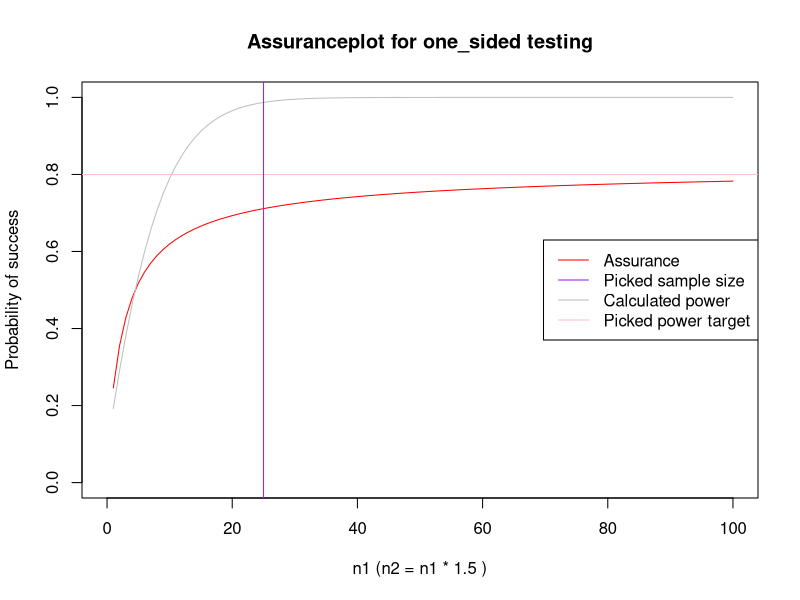

This chart was generated by the following R code:
library(stats)                                                            #Library that is used to some of the following functions

### Means new section ###
### XML
# Means comments or description to the specific line in the code

### Variables ###
## n1 - the group which receive treatment 1 / sample size 1
## n2 - the group which receive treatment 2 / sample size 2
## sd1 - The standard deviation for x^bar_1
## sd2 - The standard deviation for x^bar_2 
## alpha - The significant level
## m - mean of prior (same as delta')
## v - variance of prior
## n - the total sample size (used in power calculation)
## es - the true effect size used in power calculation (same as delta')
## sd - the standard deviation used in power calculation
## za_os/za_beta_os - The upper 100alpha% significant point of the standard normal distribution for one-sided test.
## za_ts/za_beta_ts - The upper 100alpha% significant point of the standard normal distribution for two-sided test.


### Variables functions ###

### <FunctionName> Tau function </FunctionName>
### <Summary> The function calculate the variable tau, which is the standard deviation for the difference in the estimated sample means.
### This is formula 4 in the methodology section </Summary>
### <Variables>
# "sd1" - The standard deviation for treatment 1
# "sd2" - The standard deviation for treatment 2
# "n1" - the sample size for treatment 1
# "n1" - The sample size for treatment 2
### </Variables>

### <Function>
tau <- function(sd1, sd2, n1, n2) {    
  sqrt(sd1^2/n1 + sd2^2/n2)
}
### </Function>
### <Output> the variance tau, as a numeric output </Output>


### Assurances functions ###


### <FunctionName> Assurance function for a one-sided test </FunctionName>
### <Summary> Calculates assurance for a one-sided test, based on the on formula (10) from the methodology section </Summary>
### <Variables> 
# "alpha" - the significant level, 
# "sd1" - the standard deviation for treatment 1, 
# "sd2" - the standard deviation for treatment 2, 
# "n1" the sample size who receive treatment 1, 
# "n2" - the sample size who receive treatment 2,
# "m" - the mean of the prior,
# "v" - the variance of the prior
### </Variable>

### <Function>
gamma_os <- function(alpha, sd1, sd2, n1, n2, m, v) {
  tau_calc_os <- tau(sd1, sd2, n1, n2)
  za_os <- qnorm(1-alpha)
  
  pnorm((-(tau_calc_os)*za_os+m)/(sqrt(tau_calc_os^2+v)))
}
### </Function>



### <FunctionName> Assurance function for a two-sided test </FunctionName>
### <Summary> calculates the three types of assurance for a two_sided test, based on formula (11), (12) and (13) from the methodology section </Summary>
## <Variables> 
# "alpha" - the significant level, 
# "sd1" - the standard deviation for treatment 1, 
# "sd2" - the standard deviation for treatment 2, 
# "n1" the sample size who receive treatment 1, 
# "n2" - the sample size who receive treatment 2,
# "m" - the mean of the prior,
# "v" - the variance of the prior
### </Variable>

### <Function>
gamma_ts <- function(alpha, sd1, sd2, n1, n2, m, v) {
  tau_calc_ts <- tau(sd1, sd2, n1, n2)
  za_ts <- qnorm(1-alpha/2)
  gamma_2 = pnorm((-(tau_calc_ts)*za_ts+m)/(sqrt(tau_calc_ts^2+v)))                      # Assurance with data favouring for treatment 2
  gamma_1 = pnorm((-(tau_calc_ts)*za_ts-m)/(sqrt(tau_calc_ts^2+v)))                      # Assurance with data favoring for treatment 1
  gamma_2 + gamma_1                                                                      # The overall assurance of rejecting the null hypothesis
  list(gamma = gamma_2+gamma_1, gamma_1 = gamma_1, gamma_2 = gamma_2)                    # Creates a list with the three deffrient kind op assurance for a two_sided test.
}
### </Function>

### <FunctionName> Assurance function for both a one-sided and two-sided test </FunctionName>
### <Summary> combine the two functions for assurance for a one-sided test (gamma_os) and for a two-sided test (gamma_ts) by an if/else statement.
#If you don't pick "one-sided" or "two-sided" as a test_type, then the function tells you to do that </Summary>
### <Variables> 
# "alpha" - the significant level, 
# "sd1" - the standard deviation for treatment 1, 
# "sd2" - the standard deviation for treatment 2,   
# "n1" the sample size who receive treatment 1, 
# "n2" - the sample size who receive treatment 2,
# "m" - the mean of the prior,
# "v" - the variance of the prior,
# "test_type" - the type of the test, you can pick "one_sided" or "two_sided"
### </Variable>

### <Function>
gamma_OneAndTwo <- function(alpha, sd1, sd2, n1, n2, m, v, test_type) {
  if (test_type == "one_sided") {
    gamma_os(alpha, sd1, sd2, n1, n2, m, v)
  }
  else if (test_type == "two_sided") {
    gamma_ts(alpha, sd1, sd2, n1, n2, m, v)
  }
  else print ("pick one_sided or two_sided in test_type")
}
### </Function>


### Power functions ###

### <FunctionName> power.t.test function </FunctionName>
### <Summary> Calculates power by the built-in R-function "power.t.test". This is the only built-in R-function in the script. 
#This function is based on a t-test, and you can therefor see a different in the result of this function and the "Power function" in the plot in the app 
### </Summary>
### <Variables> 
# "n" - the sample size
# "es" - The true effect size (same as delta' in the methodology section)
# "alpha" - the significant level
# "sd" - the standard deviation
# "test_type2" - the type of the test (same as test_type), can be "one_sided" or "two_sided"
### </Variables>

### <Function>
powfunN <- function(n,es,alpha,sd,test_type2){
  power.t.test(delta=es,sig.level=alpha,n=n,sd=sd, alternative =test_type2)$power   
}

### </Function>

### <FunctionName> Beta function for a one-sided test </FunctionName>
### <Summary> Calculates type II error (beta) for a one-sided test, based on function (2) in the methodology section </Summary>
### <Variables> 
# "alpha" - the significant level, 
# "sd1" - the standard deviation for treatment 1, 
# "sd2" - the standard deviation for treatment 2,   
# "n1" the sample size who receive treatment 1, 
# "n2" - the sample size who receive treatment 2,
# "m" - the mean of the prior
### </Variables>

### <Function>
betafunc_os <- function(alpha, n1, n2, sd1, sd2, m) {
  tau_calc_beta_os <- tau(sd1, sd2, n1, n2)
  za_beta_os <- qnorm(1-alpha)
  
  pnorm((za_beta_os * tau_calc_beta_os - abs(m))/(tau_calc_beta_os))
}
### </Function>


### <FunctionName> Beta function for a two-sided test </FunctionName>
### <Summary> Calculates type II error (beta) for a two-sided test, based on function (3) in the methodology section </Summary>
## <Variables> 
# "alpha" - the significant level, 
# "sd1" - the standard deviation for treatment 1, 
# "sd2" - the standard deviation for treatment 2,   
# "n1" the sample size who receive treatment 1, 
# "n2" - the sample size who receive treatment 2,
# "m" - the mean of the prior
### </Variables>

### <Function>
betafunc_ts <- function(alpha, n1, n2, sd1, sd2, m) {
  tau_calc_beta_ts <- tau(sd1, sd2, n1, n2)
  za_beta_ts <- qnorm(1-alpha/2)
  pnorm((za_beta_ts * tau_calc_beta_ts - abs(m))/(tau_calc_beta_ts))
}
### </Function>

### <FunctionName> Power function for a one-sided test </FunctionName>
### <Summary> Calculates power for a one-sided test, based on formula (2) in the methodology section </Summary>
### <Variables> 
# "alpha" - the significant level, 
# "sd1" - the standard deviation for treatment 1, 
# "sd2" - the standard deviation for treatment 2,   
# "n1" the sample size who receive treatment 1, 
# "n2" - the sample size who receive treatment 2,
# "m" - the mean of the prior
### </Variables>

### <Function>
powerfunc_os <- function(alpha, n1, n2, sd1, sd2, m){
  1 - betafunc_os(alpha, n1, n2, sd1, sd2, m)
} 
### </Function>

### <FunctionName> Power function for a two-sided test </FunctionName>
### <Summary> Calculates power for a two-sided test, based on formula (3) in the methodology section </Summary>
### <Variables> 
# "alpha" - the significant level, 
# "sd1" - the standard deviation for treatment 1, 
# "sd2" - the standard deviation for treatment 2,   
# "n1" the sample size who receive treatment 1, 
# "n2" - the sample size who receive treatment 2,
# "m" - the mean of the prior
### </Variables>

### <Function>
powerfunc_ts <- function(alpha, n1, n2, sd1, sd2, m){
  1 - betafunc_ts(alpha, n1, n2, sd1, sd2, m)
}
### </Function>


### Assurance plot ###

### <FunctionName> Assurance plot, both for a one-sided and a two-sided test </FunctionName>
### <Summary> A plot with "n1" at the x-axes and "Assurance" at the y-axes. 
# By an if/else statement, the function can plot both assurance for a one-sided or a two-sided test.
#Depending on rather you have picked the test_type as "one-sided", or "two-sided",
#the plot shows the calculated assurance depending on the sample size made by the function "gamma_OneAndTwo" 
#(the red line ind the one-sided plot and the red, green, and blue line in the two-sided plot).
#The plot also shows both the "power function" (the grey line) and the "power.t.test function" (the black line) made by the power function above in this script.
#There is a horisontical line (the pink line), which is the picked power-target, and a vertical line (the purple line) which is the picked n1 value.
#In the right side of the plot, there is a box, explaining what all of the lines represents, and chaneges when the test-type is changing. 
### </Summary>
### <Variables>
# "alpha" - the significant level
# "sd1" - the standard deviation for treatment 1
# "sd2" - the standard deviation for treatment 2
# "m" - the mean of the prior/the true effect size (same as delta' in the methedology section)
# "v" - variance of the prior
# "test_type" - the type of the test, can be "one-sided" or "two-sided". If it's not one of these, then it will tell you to pick on of these
# "maxsize" - the maximum size of the plot (x-axes)
# "ratio_ss" - the ratio between the n1 and n2
# "es" - the true effect size/the mean of the prior (same as delta' in the methodology section)
# "pwr" - the picked power target or desired power
# "sd" - the standard deviation for treatment 1 (same as sd1)
# "test_type2" - the type of the test (same as test_type)
# "q" - picked n1 value
### </Variables>



### <Function>
assuranceplot <- function(alpha, sd1, sd2, m, v, test_type, maxsize, ratio_ss, es, pwr, q){      #Ratio_ss st?r for ration in sample size (n1 and n2)
  n1 <- seq(0, maxsize)
  dim(n1) <- c(1,length(n1))
  assurance <- apply(n1, 1, gamma_OneAndTwo, n2=n1*ratio_ss, sd1=sd1, sd2=sd2, alpha=alpha, m=m, v=v, test_type=test_type)
  
  ifelse(test = test_type == "one_sided", yes = alternative <- "one.sided", no = alternative <- "two.sided")
  power_target <- apply(n1, 1, powfunN, es=es, alpha=alpha, sd=sd1, test_type2 = alternative)
  power_calc_os <- apply(n1, 1, powerfunc_os, alpha=alpha, sd1=sd1, sd2=sd2, n2=n1*ratio_ss, m=m)
  power_calc_ts <- apply(n1, 1, powerfunc_ts, alpha=alpha, sd1=sd1, sd2=sd2, n2=n1*ratio_ss, m=m)
  
  if (test_type == "one_sided") {                                                      # The plot for a "one-sided" test
    plot(n1, assurance, type = "l",main = "Assuranceplot for one_sided testing", 
         xlab = paste("n1 (n2 = n1 *", round(ratio_ss, digits = 2),")"),
         ylim = c(0,1), col="red", ylab = "Probability of success")
    #lines(n1, power_target, type = "l", col="black")                                   # Adds the power-t-test
    legend("right", legend = c("Assurance", "Picked sample size", "Calculated power", "Picked power target"),
           col = c("red", "purple", "grey", "pink"), lty = c(1,1,1,1,1))
    lines(n1, power_calc_os, type = "l", col="grey")                                   # Adds the manually calculated power
    abline(h=pwr, col="pink")                                                          # Adds picked power target value
    abline(v=q, col="purple")                                                          # Adds picked n1-value
  }
  else if (test_type == "two_sided") {                                                 # The plot for a "two-sided" test
    plot(n1, assurance[[1]]$gamma, type="l", col="red", main = "Assuranceplot for two_sided testing" ,
         xlab = paste( "n1 (n2 = n1 *", round(ratio_ss, digits = 2),")"), 
         ylab = "Probability of success", ylim = c(0,1)) 
    legend("right", 
           legend = c("The overall assurance", "Assurance < 1", "Assurance < 2", "Calculated power", "Picked sample size", "Picked power target"),
           col=c("red", "green", "blue", "gray", "purple", "pink"), lty=c(1,1,1,1,1,1))
    lines(n1, assurance[[1]]$gamma_1, col="green")                                     # Adds assurance with data favoring for treatment 1
    lines(n1, assurance[[1]]$gamma_2, col= "blue")                                     # Adds assurance with data favoring for treatment 2
    #lines(n1, power_target, type = "l", col="black")                                   # Adds the power-t-test
    lines(n1, power_calc_ts, type = "l", col="grey")                                   # Adds the manually calculated power
    abline(h=pwr, col="pink")                                                          # Adds the picked power target value
    abline(v=q, col="purple")                                                          # Adds the picked n1-value
    
    
  }
  else print("Pick one_sided or two_sided in test_type")                               # If you haven't picked rather "one-sided" or "two-sided" as the test_type
  
}
### </Function>
assuranceplot(alpha = 0.05, sd1 = 1, sd2 = 1, m = 1, v = 1, test_type = "one_sided", maxsize = 100, ratio_ss = 1.5, es = 1, pwr = 0.8, q = 25)

### Prior ###

### <FunctionName> Prior plot </FunctionName>
### <Summary> Plot the prior as a normal distribution with the critical values.
#By an if/else statement, the function plots the prior distribution for both a "one-sided" or a "two-sided" test, depending on the picked test_type.
#The green area(s) in the plot represent the probability of success, and the red area represent the probability of rejecting the null hypothesis.
### </Summary>
### <Variables>
# "m" - mean of prior/the true effect size (same as delta' in the methodology section)
# "v" - variance of the prior
# "alpha" - the significant level
# "sd1" - the standard deviation for treatment 1
# "sd2" - the standard deviation for treatment 2
# "n1" - the sample size for treatment 1
# "n2" - the sample size for treatment 2
# "test_type" - the type of the test. Can be "one_sided" or "two_sided"
### </Variables>
critical_value <- function(alpha, sd1, sd2, n1, n2, test_type, es) {
  if (test_type=="one_sided"){
    if (es < 0){
      qnorm(alpha)*sqrt(sd1^2/n1+sd2^2/n2)
    }                # The function for calculating the critical value for a one-sided test
    else {qnorm(1-alpha)*sqrt(sd1^2/n1+sd2^2/n2)}}
  else if (test_type=="two_sided"){                                                   # The function for calculating the critical value for a two-sided test
    qnorm(1-alpha/2)*sqrt(sd1^2/n1+sd2^2/n2)}
  else
    print ("Pick one-sided or two-sided in test_type")
}

### <Function>
normplot <- function(m, v, alpha, sd1, sd2, n1, n2, test_type, es){
  x <- seq(m-6*v, m+6*v, by=.1)
  y <- dnorm(x, mean= m, sd= sqrt(v))
  if (test_type=="one_sided"){                                                             # Creates the plot for a "one-sided" test
    plot(x,y, type = "l", 
         ylab = "Probability",                                                             # Names the y-axes
         xlab = "Expected effect",                                                         # Names the x-axes
         main = "Plot of prior distribution for the effect")
    c <- critical_value(alpha, sd1, sd2, n1, n2, test_type, es)# headline of the plot
    #c <- qnorm(1-alpha)*sqrt(sd1^2/n1+sd2^2/n2)
    if (es < 0){
      segments(x0 = c, y0 = -0.1, y1 = dnorm(c, mean = m, sd = sqrt(v)))
      polygon(x = c(c, x[x>=c], m+6*v, c, c),                                                  # Color the area for probability of rejecting H_0
              y = c(dnorm(c, mean=m, sd=sqrt(v)), dnorm(x[x>=c], mean=m, sd=sqrt(v)),0, 0, dnorm(c, mean=m, sd=sqrt(v))),
              col = "red")
      polygon(x = c(m-6*v, x[x<=c], c, c, m-6*v),                                                   # Color area for probability of success
              y = c(0, dnorm(x[x<=c], mean=m, sd=sqrt(v)), dnorm(c, mean=m, sd=sqrt(v)), 0, 0),
              col = "green")
    } 
    else {                                             # Makes the critical value
      segments(x0 = c, y0 = -0.1, y1 = dnorm(c, mean = m, sd = sqrt(v)))                      # Adds the line for the critical value, between -0.1 and the curve
      polygon(x = c(x[x<=c], c, c, -4*v-1),                                                  # Color the area for probability of rejecting H_0
              y = c(dnorm(x[x<=c], mean=m, sd=sqrt(v)), dnorm(c, mean=m, sd=sqrt(v)), 0,0),
              col = "red")
      polygon(x = c(c, x[x>=c], 4*v+1, c),                                                    # Color area for probability of success
              y = c(dnorm(c, mean=m, sd=sqrt(v)), dnorm(x[x>=c], mean=m, sd=sqrt(v)), 0, 0),
              col = "green")}}
  
  else if (test_type=="two_sided"){                                                        # Creates the plot for a "two-sided" test
    plot(x,y, type="l", 
         xlab = "Expected effect",                                                         # Names the x-axes
         ylab = "Probability",                                                             # Names the y-axes
         main = "Plot of prior distribution for the effect") # headline of the plot
    c1 <- qnorm(1-alpha/2)*sqrt(sd1^2/n1+sd2^2/n2)                                         # Makes the critical value
    c2 <- -qnorm(1-alpha/2)*sqrt(sd1^2/n1+sd2^2/n2)                                        # Makes the critical value
    segments(x0 = c1, y0 = -0.1, y1 = dnorm(c1, mean = m, sd = sqrt(v)) )                  # Adds the a line for the critical value, between -0.1 and the curve
    segments(x0 = c2, y0 = -0.1, y1 = dnorm(c2, mean = m, sd = sqrt(v)) )                  # Adds the a line for the critical value, between -0.1 and the curve 
    polygon(x = c(x), y = c(dnorm(x, mean=m, sd=sqrt(v))), col = "red")                    # Color the area for probability of rejecting H_0
    polygon(x = c(x[x<=c2], c2, c2, m-6*v),                                                # Color the areas of probability of success
            y = c(dnorm(x[x<=c2], mean=m, sd=sqrt(v)), dnorm(c2, mean = m, sd= sqrt(v)),0, 0), 
            col = "green")
    polygon(x = c(c1, x[x>=c1], m+6*v, c1),                                                # Color the area of probability of success
            y = c(dnorm(c1, mean=m, sd=sqrt(v)), dnorm(x[x>=c1], mean=m, sd=sqrt(v)),0, 0),
            col = "green")
  }
  
  else print("no") }                                                                       # In case of wrongly picked test_type
### </Function>


### <FunctionName> the critical value </FunctionName>
### <Summary> calculates the critical value, both for a "one-sided" or a "two-sided" test, 
# based on the formula "Z_alpha*tau" which is contained in formula (10), (11) and (12) in the methodology section 
### </Summary>
### <Variables>
# "alpha" - the significant level
# "sd1" - the standard deviation for treatment 1
# "sd2" - the standard deviation for treatment 2
# "n1" - the sample size for treatment 1
# "n2" - the sample size for treatment 2
# "test_type" - the type of the test. Can be "one-sided" or "two-sided".
### </Variables>

### <Function>
critical_value <- function(alpha, sd1, sd2, n1, n2, test_type, es) {
  if (test_type=="one_sided"){
    if (es < 0){
      qnorm(alpha)*sqrt(sd1^2/n1+sd2^2/n2)
    }                # The function for calculating the critical value for a one-sided test
    else {qnorm(1-alpha)*sqrt(sd1^2/n1+sd2^2/n2)}}
  else if (test_type=="two_sided"){                                                   # The function for calculating the critical value for a two-sided test
    qnorm(1-alpha/2)*sqrt(sd1^2/n1+sd2^2/n2)}
  else
    print ("Pick one-sided or two-sided in test_type")                                # In case of wrongly picked test_type
  
}
### </Function>
